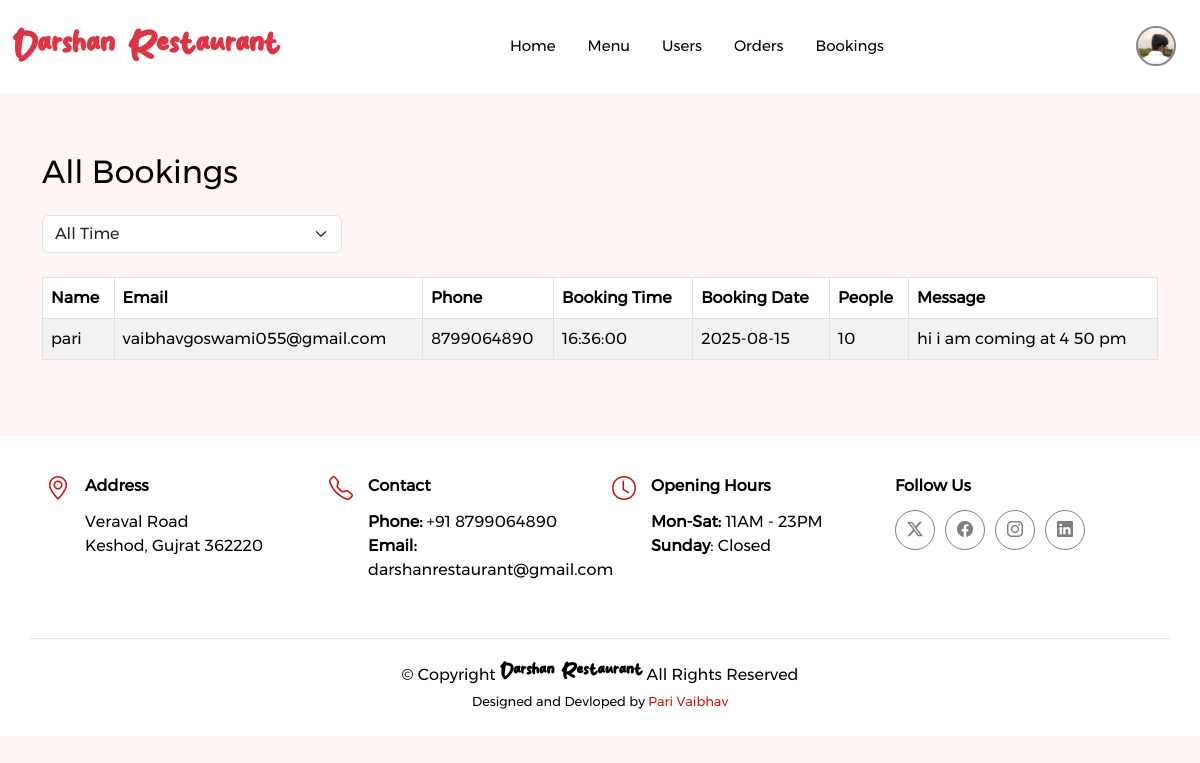
The page /admin/bookings.php (signed in) on the database its author committed.
### tables this page shows
CREATE TABLE `users` (
  `id` int(11) NOT NULL,
  `email` varchar(255) NOT NULL,
  `password` varchar(255) NOT NULL,
  `user_type` enum('user','admin') NOT NULL DEFAULT 'user',
  `created_at` timestamp NOT NULL DEFAULT current_timestamp(),
  `user_img` varchar(255) NOT NULL DEFAULT '../assets/img/usersprofiles/profilepic.jpg'
);

CREATE TABLE `bookings` (
  `id` int(11) NOT NULL,
  `name` varchar(100) NOT NULL,
  `email` varchar(100) NOT NULL,
  `phone` varchar(20) NOT NULL,
  `booking_date` date NOT NULL,
  `booking_time` time NOT NULL,
  `people` int(11) NOT NULL,
  `message` text DEFAULT NULL,
  `created_at` timestamp NOT NULL DEFAULT current_timestamp(),
  `status` varchar(20) DEFAULT 'pending'
);

### includes/auth_check.php (called while the page is built, shortened)
<?php
function decrypt(string $data, string $key): string|false
{
    $decoded = base64_decode($data, true);
    $iv         = substr($decoded, 0, 16);
    $ciphertext = substr($decoded, 16);
    return openssl_decrypt($ciphertext, 'AES-256-CBC', $key, 0, $iv);
}
function requireLogin(): array
{
    $email     = decrypt($_COOKIE['email'],     SECRET_KEY);
    $userType  = decrypt($_COOKIE['user_type'], SECRET_KEY);
    $loginTime = decrypt($_COOKIE['login_time'], SECRET_KEY);
    return ['email' => $email, 'userType' => $userType];
}

### admin/bookings.php (the view, shortened to what this page needs)
<?php
$whereClause = '';
?>
<!DOCTYPE html>
<html lang="en">
<head>
    <link href="../assets/vendor/bootstrap/css/bootstrap.min.css" rel="stylesheet" />
    <link href="../assets/vendor/bootstrap-icons/bootstrap-icons.css" rel="stylesheet" />
    <link href="../assets/vendor/aos/aos.css" rel="stylesheet" />
    <link href="../assets/vendor/glightbox/css/glightbox.min.css" rel="stylesheet" />
    <link href="../assets/vendor/swiper/swiper-bundle.min.css" rel="stylesheet" />
    <link href="https://cdnjs.cloudflare.com/ajax/libs/font-awesome/6.7.2/css/all.min.css" rel="stylesheet" />
    <link href="../assets/css/main.css" rel="stylesheet" />
</head>
<body>
    <?php include 'header.php'; ?>
    <section id="menu" class="menu section">
        <div class="container">
            <h2 class="mb-4">All Bookings</h2>
            <form method="get" class="mb-4" style="max-width: 300px;">
                <div class="input-group">
                    <select name="filter" class="form-select" onchange="this.form.submit()">
                        <option value="">All Time</option>
                    </select>
                </div>
            </form>
            <div class="table-responsive">
                <table class="table table-bordered table-striped align-middle">
                    <thead class="">
                        <tr>
                            <th>Name</th>
                            <th>Email</th>
                            <th>Phone</th>
                            <th>Booking Time</th>
                            <th>Booking Date</th>
                            <th>People</th>
                            <th>Message</th>
                        </tr>
                    </thead>
                    <tbody>
                        <?php
                        $sql = "SELECT id, name, email, phone, booking_time, booking_date, people, message FROM bookings $whereClause ORDER BY booking_date DESC, booking_time DESC";
                        $result = $conn->query($sql);
                        if ($result && $result->num_rows > 0):
                            while ($row = $result->fetch_assoc()):
                        ?>
                                <tr>
                                    <td><?= htmlspecialchars($row['name']) ?></td>
                                    <td><?= htmlspecialchars($row['email']) ?></td>
                                    <td><?= htmlspecialchars($row['phone']) ?></td>
                                    <td><?= htmlspecialchars($row['booking_time']) ?></td>
                                    <td><?= htmlspecialchars($row['booking_date']) ?></td>
                                    <td><?= htmlspecialchars($row['people']) ?></td>
                                    <td><?= htmlspecialchars($row['message']) ?></td>
                                </tr>
                            <?php
                            endwhile;
                        else:
                            ?>
                            <tr>
                                <td colspan="7" class="text-center">No bookings found.</td>
                            </tr>
                        <?php endif; ?>
                    </tbody>
                </table>
            </div>
        </div>
    </section>
    <?php include 'footer.php'; ?>
</body>
</html>

### admin/header.php (shortened to what this page needs)
<?php
require_once __DIR__ . '/../includes/db.php';
require_once __DIR__ . '/../includes/auth_check.php';
$user = requireLogin();
$avatarDB = null;
$stmt = $conn->prepare("SELECT user_img FROM users WHERE email = ?");
if ($stmt) {
    $stmt->bind_param('s', $user['email']);
    $stmt->execute();
    $stmt->bind_result($avatarDB);
}
$uploadsRel = 'assets/img/usersprofiles/';
$defaultRel = $uploadsRel . 'profilepic.jpg';
$avatarRel  = $defaultRel;
if ($avatarDB) {
    $normalizedPath = ltrim($avatarDB, '/\\');
    $filePath = __DIR__ . '/../' . $normalizedPath;
    if (file_exists($filePath)) {
        $avatarRel = $normalizedPath;
    }
}
$avatarUrl = '../' . $avatarRel;
$email = $user['email'];
$isSpecialEmail = ($email === 'parivaibhav@gmail.com');
?>
<header id="header" class="header d-flex align-items-center sticky-top bg-white " id="main-navbar">
    <div class="container position-relative d-flex align-items-center justify-content-between">
        <a href="/college/admin/index" class="logo d-flex align-items-center me-auto me-xl-0">
            <h1 class="sitename text-danger">Darshan Restaurant</h1>
        </a>
        <nav id="navmenu" class="navmenu mx-auto">
            <ul>
                <li><a href="/college/admin/index">Home</a></li>
                <li><a href="/college/admin/menu">Menu</a></li>
                <?php if ($isSpecialEmail): ?>
                    <li><a href="/college/admin/users">Users</a></li>
                <?php endif; ?>
                <li><a href="/college/admin/myorder">Orders</a></li>
                <li><a href="/college/admin/bookings">Bookings</a></li>
            </ul>
        </nav>
    </div>
   <div class="d-flex align-items-center gap-3 px-4">
    <div class="dropdown">
      <button class="avatar-btn" id="avatarDropdown"
              data-bs-toggle="dropdown" aria-expanded="false"
              title="<?= htmlspecialchars($email) ?>">
        <img src="<?= htmlspecialchars($avatarUrl) ?>"
             alt="User Avatar" class="avatar-img">
      </button>
    </div>
  </div>
</header>

### assets/css/main.css (style rules this page uses)
:root { --default-font: "font2", system-ui, -apple-system, "Segoe UI", Roboto, "Helvetica Neue", Arial, "Noto Sans", "Liberation Sans", sans-serif, "Apple Color Emoji", "Segoe UI Emoji", "Segoe UI Symbol", "Noto Color Emoji"; }
:root { --default-color: #000000; --heading-color: #000000; --accent-color: #ce1212; --surface-color: #ffffff; --contrast-color: #ffffff; }
:root { --nav-color: #000000; --nav-hover-color: #ce1212; --nav-mobile-background-color: #ffffff; --nav-dropdown-background-color: #ffffff; --nav-dropdown-color: #7f7f90; --nav-dropdown-hover-color: #ce1212; }
:root { scroll-behavior: smooth; }
body { color: var(--default-color); background-color: #fff5f5 !important; font-family: var(--default-font); cursor: default !important; }
a { color: var(--accent-color); text-decoration: none; transition: 0.3s; }
h1, h2, h3, h4, h5, h6 { color: var(--heading-color); }
.header { color: var(--default-color); background-color: var(--background-color); padding: 20px 0; transition: all 0.5s; z-index: 997; }
.header .logo { line-height: 1; }
.header .logo h1 { font-size: 30px; margin: 0; font-weight: 700; color: var(--heading-color); }
@media (max-width: 1200px) { .header .logo { order: 1; } }
@media (max-width: 1200px) { .header .navmenu { order: 3; } }
@media (min-width: 1200px) { .navmenu { padding: 0; } }
@media (min-width: 1200px) { .navmenu ul { margin: 0; padding: 0; display: flex; list-style: none; align-items: center; } }
@media (min-width: 1200px) { .navmenu li { position: relative; } }
@media (min-width: 1200px) { .navmenu > ul > li { white-space: nowrap; padding: 15px 14px; } }
@media (min-width: 1200px) { .navmenu > ul > li:last-child { padding-right: 0; } }
@media (min-width: 1200px) { .navmenu a, .navmenu a:focus { color: var(--nav-color); font-size: 15px; padding: 0 2px; font-weight: 500; display: flex; align-items: center; justify-content: space-between; white-space: nowrap; transition: 0.3s; position: relative; } }
@media (min-width: 1200px) { .navmenu > ul > li > a:before { content: ""; position: absolute; height: 2px; bottom: -6px; left: 0; background-color: var(--nav-hover-color); visibility: hidden; width: 0px; transition: all 0.3s ease-in-out 0s; } }
section, .section { color: var(--default-color); background-color: var(--background-color); padding: 60px 0; scroll-margin-top: 92px; overflow: clip; }
.sitename { font-family: "font3" !important; }
.avatar-btn { padding: 0; border: none; background: none; margin-left: auto; }
.avatar-img { width: 40px; height: 40px; object-fit: cover; border-radius: 50%; border: 2px solid rgb(135, 135, 135); margin-left: auto; }

### admin/header.php (style rules this page uses)
.avatar-btn { padding:0;border:none;background:none }
.avatar-img { width:40px;height:40px;object-fit:cover;border-radius:50%; border:2px solid rgb(135,135,135) }

### rows shown on the page
users: user_img (picture)
bookings: name "pari", email "vaibhavgoswami055@gmail.com", phone "8799064890", booking_time "16:36:00", booking_date "2025-08-15", people "10", message "hi i am coming at 4 50 pm"
